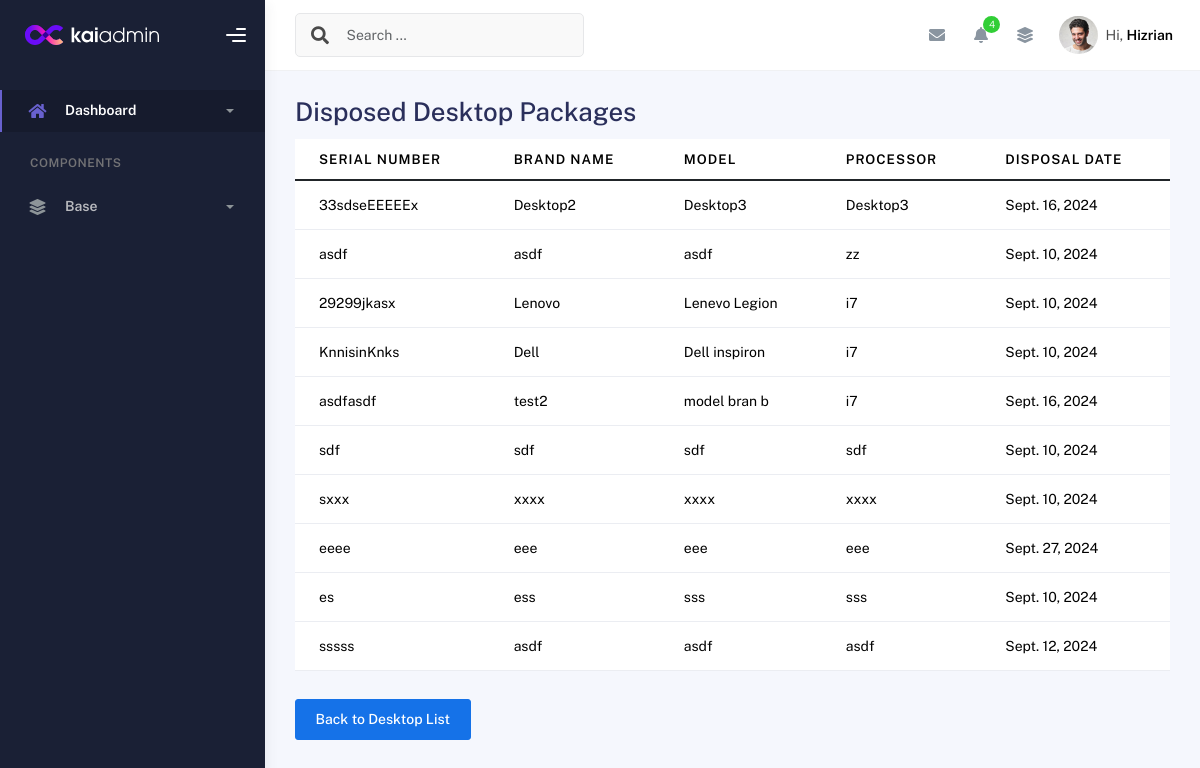
The page /disposed_desktop_list/ on the database as committed earlier.
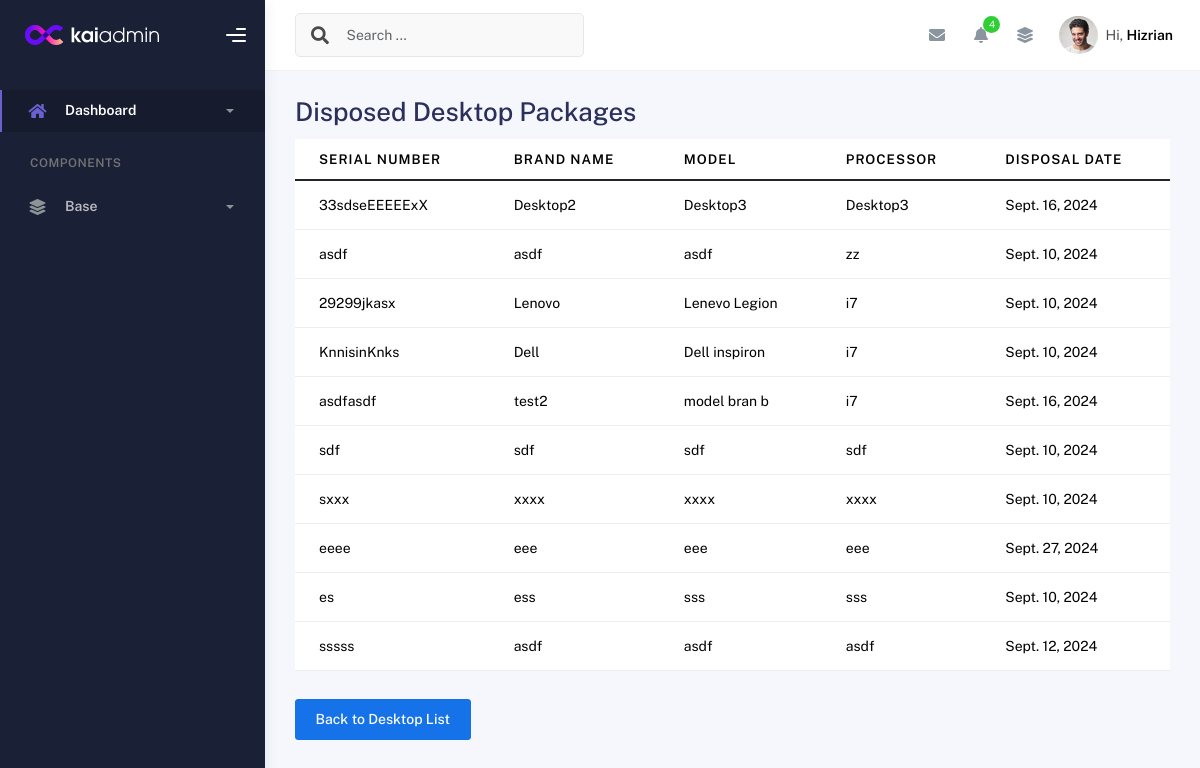
The same page on the database as committed later.
### inventory/models.py (models this page shows, shortened)
class DESKTOPPACKAGE(models.Model):
    id = models.AutoField(primary_key=True)
    EQUIPMENT_CHOICES = [
        ('Desktop', 'Desktop'),
        ('Laptop', 'Laptop'),
        ('UPS', 'UPS'),
        ('Mouse', 'Mouse'),
    ]
    name = models.CharField(
        max_length=100,
        choices=EQUIPMENT_CHOICES,  # Use choices here
        default='desktop'  # Default value if needed
    )
    desktop_SerialNo = models.CharField(max_length=100)
    desktop_BrandName = models.CharField(max_length=100)
    desktop_Model = models.CharField(max_length=100)
    desktop_Processor = models.CharField(max_length=33)
    desktop_Memory = models.CharField(max_length=100)
    desktop_Drive = models.CharField(max_length=332)
    desktop_Graphics = models.CharField(max_length=100, blank=True, null=True)
    desktop_Graphics_Size = models.CharField(max_length=100, blank=True, null=True)
    desktop_OS = models.CharField(max_length=100, blank=True, null=True)
    desktop_Office = models.CharField(max_length=100, blank=True, null=True)
    desktop_OS_keys = models.CharField(max_length=100, blank=True, null=True)
    desktop_Office_keys = models.CharField(max_length=100, blank=True, null=True)
    desktop_Image = models.ImageField(upload_to='equipment_images/', blank=True, null=True)  # Add this line
    desktop_Monitor_SN = models.CharField(max_length=100, blank=True, null=True)
    desktop_Monitor_Brand = models.CharField(max_length=100, blank=True, null=True)
    desktop_Monitor_Model = models.CharField(max_length=100, blank=True, null=True)
    desktop_Monitor_Size = models.CharField(max_length=100, blank=True, null=True)
    desktop_Keyboard_SN = models.CharField(max_length=100, blank=True, null=True)
    desktop_keyboard_Brand = models.CharField(max_length=100, blank=True, null=True)
    desktop_keyboard_Model = models.CharField(max_length=100, blank=True, null=True)
    desktop_Mouse_SN = models.CharField(max_length=100, blank=True, null=True)
    desktop_Mouse_Brand = models.CharField(max_length=100, blank=True, null=True)
    desktop_Mouse_Model = models.CharField(max_length=100, blank=True, null=True)
    desktop_UPS_SN = models.CharField(max_length=100, blank=True, null=True)
    desktop_UPS_Brand = models.CharField(max_length=100, blank=True, null=True)
    desktop_UPS_Model = models.CharField(max_length=100, blank=True, null=True)
    desktop_Asset_owner = models.CharField(max_length=100, blank=True, null=True)
    desktop_Asset_designation = models.CharField(max_length=100, blank=True, null=True)
    desktop_Asset_section = models.CharField(max_length=100, blank=True, null=True)
    desktop_Enduser = models.CharField(max_length=100, blank=True, null=True)
    desktop_Enduser_designation = models.CharField(max_length=100, blank=True, null=True)
    desktop_Enduser_section = models.CharField(max_length=100, blank=True, null=True)
    desktop_PAR = models.CharField(max_length=100, blank=True, null=True)
    desktop_Propertyno = models.CharField(max_length=100, blank=True, null=True)
    desktop_Acquisition_Type = models.CharField(max_length=100, blank=True, null=True)
    desktop_Value = models.CharField(max_length=100, blank=True, null=True)
    desktop_Datereceived= models.CharField(max_length=100, blank=True, null=True)
    desktop_Dateinspected = models.CharField(max_length=100, blank=True, null=True)
    desktop_Supplier = models.CharField(max_length=100, blank=True, null=True)
    desktop_Status = models.CharField(max_length=100, blank=True, null=True)
    desktop_Computer_name = models.CharField(max_length=100, blank=True, null=True)
    is_disposed = models.BooleanField(default=False)  # Field to indicate disposal status, Default is False (not disposed)
    disposal_date = models.DateField(null=True, blank=True)  # Optional: Track the date of disposal

### inventory/views.py (the view)
# urls.py: path('disposed_desktop_list/', views.disposed_desktop_list, name='disposed_desktop_list'),  # List disposed desktops
def disposed_desktop_list(request):
    disposed_desktops = DESKTOPPACKAGE.objects.filter(is_disposed=True)
    return render(request, 'disposed_desktop_list.html', {'disposed_desktops': disposed_desktops})

### templates/disposed_desktop_list.html
{% extends 'base.html' %}
{% block content %}
<div class="container">
    <div class="page-inner">
    <div class=card-body>
    <h2>Disposed Desktop Packages</h2>
    {% if disposed_desktops %}
    <table class="table table-hover">
        <thead>
            <tr>
                <th>Serial Number</th>
                <th>Brand Name</th>
                <th>Model</th>
                <th>Processor</th>
                <th>Disposal Date</th>
            </tr>
        </thead>
        <tbody>
            {% for desktop in disposed_desktops %}
            <tr>
                <td>{{ desktop.desktop_SerialNo }}</td>
                <td>{{ desktop.desktop_BrandName }}</td>
                <td>{{ desktop.desktop_Model }}</td>
                <td>{{ desktop.desktop_Processor }}</td>
                <td>{{ desktop.disposal_date }}</td>
            </tr>
            {% endfor %}
        </tbody>
    </table>
    {% else %}
        <p>No disposed desktops found.</p>
    {% endif %}
    <a href="{% url 'desktop_list_page' %}" class="btn btn-primary mt-3">Back to Desktop List</a>
    </div>
    </div>
</div>
{% endblock %}

Rows that differ between the two databases and show on the page:
changed DESKTOPPACKAGE "Desktop2": desktop_SerialNo "33sdseEEEEEx" → "33sdseEEEEExX"
